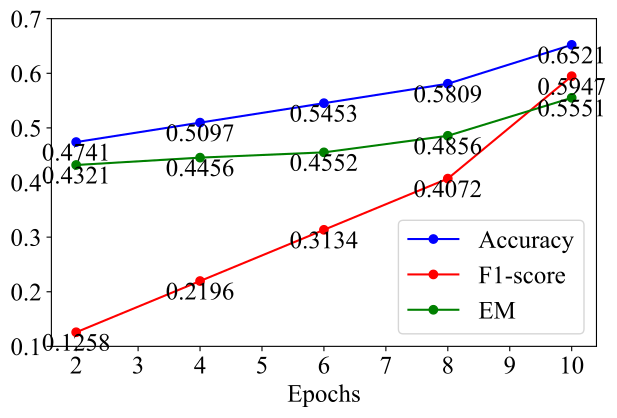

Python code for this plot:

import matplotlib.pyplot as plt
# 设置全局字体
plt.rcParams.update({'font.size': 18, 'font.family': 'Times New Roman'})
# 数据
data = {
"Data Size": [2, 4, 6, 8, 10],
    "Accuracy": [0.474082702, 0.509680639, 0.545278576, 0.580876514, 0.652072388],
    "F1": [0.125847047, 0.219616774, 0.313386501, 0.407156228, 0.594695682],
    "EM": [0.4321, 0.445572687, 0.45522467, 0.485575365, 0.555066079]
}
#
# 创建折线图
plt.figure(figsize=(8, 6))

plt.plot(data["Data Size"], data["Accuracy"], 'o-', label="Accuracy", color='b', markersize=6)
# plt.plot(data["Data Size"], data["Precision"], 'o-', label="Precision", color='g', markersize=6)
# plt.plot(data["Data Size"], data["Recall"], 'o-', label="Recall", color='r', markersize=6)
plt.plot(data["Data Size"], data["F1"], 'o-', label="F1-score", color='r', markersize=6)
plt.plot(data["Data Size"], data["EM"], 'o-', label="EM", color='g', markersize=6)

# for label, values in data.items():
#     if label != "Data Size":
#         max_value = max(values)
#         max_index = values.index(max_value)
#         plt.text(data["Data Size"][max_index], max_value-0.002, f'{max_value:.4f}', fontsize=18, ha='center', va='top')

for label, values in data.items():
    if label != "Data Size":
        for i, value in enumerate(values):
            plt.text(data["Data Size"][i], value - 0.002, f'{value:.4f}', fontsize=18, ha='center', va='top')

# 设置字体
plt.rcParams.update({'font.size': 18, 'font.family': 'Times New Roman'})
# 设置legend和坐标轴字体大小
plt.legend(fontsize=18)
plt.xticks(fontsize=18)
plt.yticks(fontsize=18)
# 设置标题和标签
# plt.title('Performance Metrics vs Data Size', fontsize=18)
plt.xlabel('Epochs', fontsize=18)
# plt.ylabel('Metric Values', fontsize=18)

# 设置纵坐标范围
plt.ylim(0.1, 0.68)


# 保存为PDF
plt.tight_layout(pad=0)
plt.savefig('ood_performance_epochs.pdf', format='pdf', bbox_inches='tight')

# 显示图形
plt.show()
